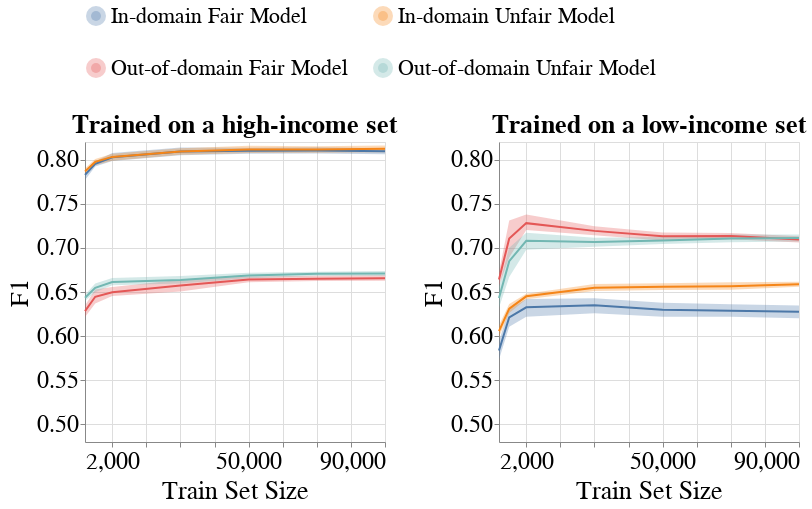

The notebook cell this image was saved under:
### Code cell
create_group_metric_line_bands_per_dataset_plot(metrics_per_exp_dct=metrics_per_exp_dct,
                                                experiment_names=EXPERIMENT_NAMES,
                                                model_name=MODEL_NAMES[0],
                                                metric_type='subgroup',
                                                metric_name='F1',
                                                group_name='overall',
                                                ylim=[0.48, 0.82],
                                                with_band=True)

### Figure 1 — Vega-Lite specification as saved in the notebook (floating-point values rounded to 4 significant figures; data arrays with more than 128 entries replaced by an {"elided": "..."} marker saying what was removed)
{"config": {"view": {"continuousWidth": 400, "continuousHeight": 300}, "axis": {"labelFontSize": 24, "labelFontWeight": "normal", "titleFontSize": 26, "titleFontWeight": "normal"}, "legend": {"columns": 2, "direction": "horizontal", "labelFontSize": 22, "labelLimit": 400, "orient": "top", "symbolStrokeWidth": 10, "titleAnchor": "middle", "titleFontSize": 24, "titleLimit": 300}, "title": {"fontSize": 22}}, "vconcat": [{"hconcat": [{"layer": [{"mark": {"type": "errorband", "extent": "ci"}, "encoding": {"color": {"field": "Extended_Model_Name", "type": "nominal"}, "x": {"axis": {"labelExpr": "(datum.value == 5000) || (datum.value == 10000) ? '2,000' : datum.label"}, "field": "Train_Set_Size", "scale": {"nice": false}, "title": "Train Set Size", "type": "quantitative"}, "y": {"field": "Metric_Value", "scale": {"domain": [0.48, 0.82], "zero": false}, "title": "F1", "type": "quantitative"}}}, {"mark": "line", "encoding": {"color": {"field": "Extended_Model_Name", "title": null, "type": "nominal"}, "x": {"axis": {"labelExpr": "(datum.value == 5000) || (datum.value == 10000) ? '2,000' : datum.label"}, "field": "Train_Set_Size", "scale": {"nice": false}, "title": "Train Set Size", "type": "quantitative"}, "y": {"aggregate": "mean", "field": "Metric_Value", "scale": {"domain": [0.48, 0.82], "zero": false}, "title": "F1", "type": "quantitative"}}}], "height": 300, "title": {"text": "Trained on a high-income set", "fontSize": 26}, "width": 300}, {"layer": [{"mark": {"type": "errorband", "extent": "ci"}, "encoding": {"color": {"field": "Extended_Model_Name", "type": "nominal"}, "x": {"axis": {"labelExpr": "(datum.value == 5000) || (datum.value == 10000) ? '2,000' : datum.label"}, "field": "Train_Set_Size", "scale": {"nice": false}, "title": "Train Set Size", "type": "quantitative"}, "y": {"field": "Metric_Value", "scale": {"domain": [0.48, 0.82], "zero": false}, "title": "F1", "type": "quantitative"}}}, {"mark": "line", "encoding": {"color": {"field": "Extended_Model_Name", "title": null, "type": "nominal"}, "x": {"axis": {"labelExpr": "(datum.value == 5000) || (datum.value == 10000) ? '2,000' : datum.label"}, "field": "Train_Set_Size", "scale": {"nice": false}, "title": "Train Set Size", "type": "quantitative"}, "y": {"aggregate": "mean", "field": "Metric_Value", "scale": {"domain": [0.48, 0.82], "zero": false}, "title": "F1", "type": "quantitative"}}}], "data": {"name": "data-91e959386dcf050e8f40db3e6d43a890"}, "height": 300, "title": {"text": "Trained on a low-income set", "fontSize": 26}, "width": 300}]}], "data": {"name": "data-9a068ce9079c9095a29603dea3e0eeeb"}, "$schema": "https://vega.github.io/schema/vega-lite/v4.17.0.json", "datasets": {"data-9a068ce9079c9095a29603dea3e0eeeb": {"elided": "168 records"}, "data-91e959386dcf050e8f40db3e6d43a890": {"elided": "168 records"}}}
